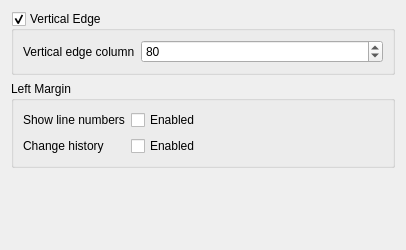
<?xml version="1.0" encoding="UTF-8"?>
<ui version="4.0">
 <class>MarginSettings</class>
 <widget class="QWidget" name="MarginSettings">
  <property name="geometry">
   <rect>
    <x>0</x>
    <y>0</y>
    <width>406</width>
    <height>250</height>
   </rect>
  </property>
  <layout class="QVBoxLayout" name="verticalLayout">
   <item>
    <widget class="QGroupBox" name="kcfg_verticalEdgeEnabled">
     <property name="title">
      <string>Vertical Edge</string>
     </property>
     <property name="checkable">
      <bool>true</bool>
     </property>
     <layout class="QFormLayout" name="formLayout">
      <item row="0" column="0">
       <widget class="QLabel" name="label_2">
        <property name="text">
         <string>Vertical edge column</string>
        </property>
       </widget>
      </item>
      <item row="0" column="1">
       <widget class="QSpinBox" name="kcfg_verticalEdgeColumn">
        <property name="suffix">
         <string/>
        </property>
        <property name="minimum">
         <number>1</number>
        </property>
        <property name="maximum">
         <number>999</number>
        </property>
        <property name="value">
         <number>80</number>
        </property>
       </widget>
      </item>
     </layout>
    </widget>
   </item>
   <item>
    <widget class="QGroupBox" name="leftMarginGroup">
     <property name="title">
      <string>Left Margin</string>
     </property>
     <layout class="QFormLayout" name="formLayout_2">
      <item row="0" column="0">
       <widget class="QLabel" name="label_3">
        <property name="text">
         <string>Show line numbers</string>
        </property>
       </widget>
      </item>
      <item row="0" column="1">
       <widget class="QCheckBox" name="kcfg_showLineNumbers">
        <property name="text">
         <string>Enabled</string>
        </property>
       </widget>
      </item>
      <item row="1" column="0">
       <widget class="QLabel" name="label_4">
        <property name="text">
         <string>Change history</string>
        </property>
       </widget>
      </item>
      <item row="1" column="1">
       <widget class="QCheckBox" name="kcfg_changeHistoryEnabled">
        <property name="toolTip">
         <string>Track changes in the margin. Requires application restart to take effect.</string>
        </property>
        <property name="text">
         <string>Enabled</string>
        </property>
       </widget>
      </item>
     </layout>
    </widget>
   </item>
   <item>
    <spacer name="verticalSpacer">
     <property name="orientation">
      <enum>Qt::Orientation::Vertical</enum>
     </property>
     <property name="sizeHint" stdset="0">
      <size>
       <width>20</width>
       <height>40</height>
      </size>
     </property>
    </spacer>
   </item>
  </layout>
 </widget>
 <resources/>
 <connections/>
</ui>
